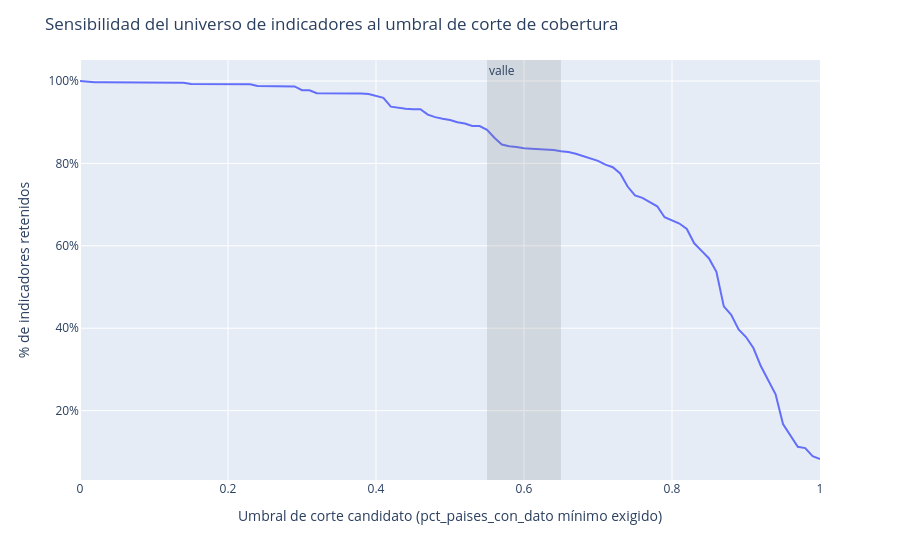

The notebook cell this image was saved under:
### Code cell
umbrales_candidatos = np.arange(0, 1.01, 0.01)

pct_retenido = [
    (disponibilidad_indicador_full["pct_paises_con_dato"] >= t).mean()
    for t in umbrales_candidatos
]

df_curva_umbral = pd.DataFrame({
    "umbral": umbrales_candidatos,
    "pct_indicadores_retenidos": pct_retenido,
})

fig_curva_umbral_indicador = px.line(
    df_curva_umbral,
    x="umbral",
    y="pct_indicadores_retenidos",
    labels={
        "umbral": "Umbral de corte candidato (pct_paises_con_dato mínimo exigido)",
        "pct_indicadores_retenidos": "% de indicadores retenidos",
    },
)

fig_curva_umbral_indicador.add_vrect(
    x0=0.55, x1=0.65,
    fillcolor="gray", opacity=0.2, line_width=0,
    annotation_text="valle", annotation_position="top left",
)

fig_curva_umbral_indicador.update_layout(
    title="Sensibilidad del universo de indicadores al umbral de corte de cobertura",
    yaxis_tickformat=".0%",
    margin=dict(b=80),
)

figuras_reporte.append(("curva_umbral_indicador", fig_curva_umbral_indicador))
fig_curva_umbral_indicador.show()

### Figure 1 — Plotly figure (JSON) as saved in the notebook; plotly's stock layout.template omitted (floating-point values rounded to 4 significant figures)
{"data": [{"hovertemplate": "Umbral de corte candidato (pct_paises_con_dato mínimo exigido)=%{x}<br>% de indicadores retenidos=%{y}<extra></extra>", "legendgroup": "", "line": {"color": "#636efa", "dash": "solid"}, "marker": {"symbol": "circle"}, "mode": "lines", "name": "", "orientation": "v", "showlegend": false, "type": "scatter", "x": [0.0, 0.01, 0.02, 0.03, 0.04, 0.05, 0.06, 0.07, 0.08, 0.09, 0.1, 0.11, 0.12, 0.13, 0.14, 0.15, 0.16, 0.17, 0.18, 0.19, 0.2, 0.21, 0.22, 0.23, 0.24, 0.25, 0.26, 0.27, 0.28, 0.29, 0.3, 0.31, 0.32, 0.33, 0.34, 0.35, 0.36, 0.37, 0.38, 0.39, 0.4, 0.41, 0.42, 0.43, 0.44, 0.45, 0.46, 0.47, 0.48, 0.49, 0.5, 0.51, 0.52, 0.53, 0.54, 0.55, 0.56, 0.57, 0.58, 0.59, 0.6, 0.61, 0.62, 0.63, 0.64, 0.65, 0.66, 0.67, 0.68, 0.69, 0.7, 0.71, 0.72, 0.73, 0.74, 0.75, 0.76, 0.77, 0.78, 0.79, 0.8, 0.81, 0.82, 0.83, 0.84, 0.85, 0.86, 0.87, 0.88, 0.89, 0.9, 0.91, 0.92, 0.93, 0.94, 0.95, 0.96, 0.97, 0.98, 0.99, 1.0], "xaxis": "x", "y": [1.0, 0.998, 0.9969, 0.9969, 0.9969, 0.9969, 0.9969, 0.9969, 0.9969, 0.9969, 0.9969, 0.9969, 0.9969, 0.9969, 0.9959, 0.9929, 0.9929, 0.9929, 0.9929, 0.9929, 0.9929, 0.9929, 0.9918, 0.9918, 0.9878, 0.9878, 0.9867, 0.9867, 0.9867, 0.9867, 0.9776, 0.9776, 0.9704, 0.9704, 0.9704, 0.9704, 0.9704, 0.9704, 0.9694, 0.9684, 0.9633, 0.9592, 0.9378, 0.9347, 0.9327, 0.9316, 0.9316, 0.9184, 0.9122, 0.9082, 0.9051, 0.9, 0.8969, 0.8908, 0.8908, 0.8816, 0.8622, 0.8459, 0.8418, 0.8398, 0.8367, 0.8357, 0.8347, 0.8347, 0.8327, 0.8296, 0.8276, 0.8235, 0.8173, 0.8122, 0.8061, 0.7969, 0.7908, 0.7755, 0.7439, 0.7224, 0.7163, 0.7061, 0.6959, 0.6694, 0.6612, 0.6541, 0.6408, 0.6061, 0.5878, 0.5694, 0.5367, 0.4531, 0.4327, 0.3969, 0.3786, 0.352, 0.3082, 0.2724, 0.2398, 0.1673, 0.1388, 0.1122, 0.1092, 0.0898, 0.08265], "yaxis": "y"}], "layout": {"annotations": [{"showarrow": false, "text": "valle", "x": 0.55, "xanchor": "left", "xref": "x", "y": 1, "yanchor": "top", "yref": "y domain"}], "legend": {"tracegroupgap": 0}, "margin": {"b": 80, "t": 60}, "shapes": [{"fillcolor": "gray", "line": {"width": 0}, "opacity": 0.2, "type": "rect", "x0": 0.55, "x1": 0.65, "xref": "x", "y0": 0, "y1": 1, "yref": "y domain"}], "title": {"text": "Sensibilidad del universo de indicadores al umbral de corte de cobertura"}, "xaxis": {"anchor": "y", "domain": [0, 1], "title": {"text": "Umbral de corte candidato (pct_paises_con_dato mínimo exigido)"}}, "yaxis": {"anchor": "x", "domain": [0, 1], "tickformat": ".0%", "title": {"text": "% de indicadores retenidos"}}}}
